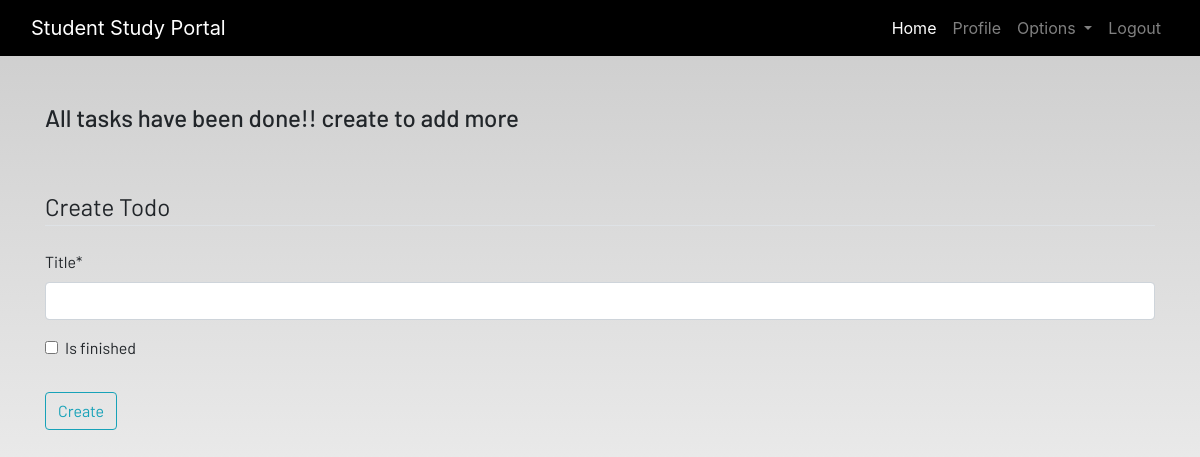
The app's page /todo/ (signed in), older data.
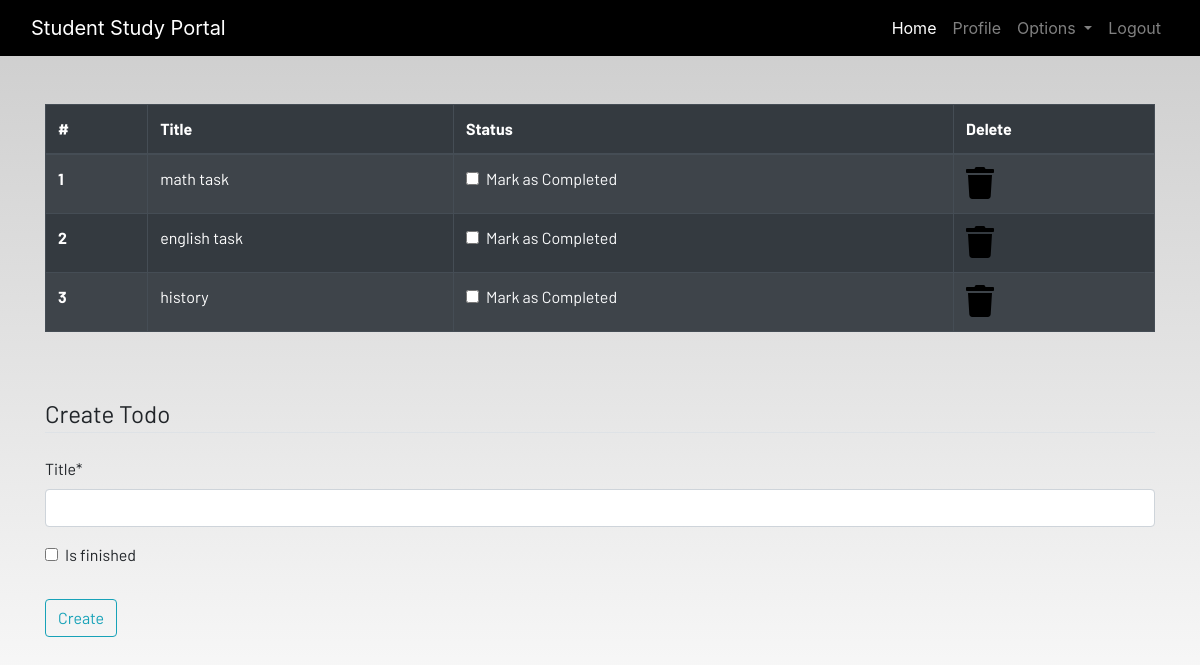
The same page, newer data.
### dashboard/models.py (models this page shows, shortened)
class ToDo(models.Model):
    user = models.ForeignKey(User,on_delete=models.CASCADE)
    title = models.CharField(max_length=50)
    is_finished = models.BooleanField(default=False)
    class Meta:
        verbose_name = "ToDO"
        verbose_name_plural = "ToDO"

### dashboard/views.py (the view)
# urls.py: path('todo/', views.todo, name='todo'),
@login_required
def todo(request):
    if request.method == 'POST':
        form = TodoForm(request.POST)
        if form.is_valid():
            try:
                finished = request.POST['is_finished']
                if finished == 'on':
                    finished = True
                else:
                    finished = False
            except:
                finished = False
            todos = ToDo(
                user = request.user,
                title = request.POST['title'],
                is_finished = finished,
            )
            todos.save()
            messages.success(request,f"Todo Added From {request.user.username}")
    else:
        form = TodoForm()
    todo = ToDo.objects.filter(user=request.user)
    if len(todo) == 0:
        todos_done = True
    else:
        todos_done = False
    context = {
        'todo':todo ,
        'form':form,
        'todos_done':todos_done,
    }
    return render(request,'dashboard/todo.html',context)

### dashboard/forms.py
class TodoForm(forms.ModelForm):
    class Meta:
        model = ToDo
        fields = ['title','is_finished']

### dashboard/templates/dashboard/todo.html (shortened to what this page needs)
{% extends 'dashboard/base.html' %}
{% load static %}
{% load crispy_forms_tags %}
{% block content %}
<div class="container">
{% if not todos_done %}
    <table class="table table-striped table-bordered table-hover table-dark">
        <thead>
            <tr>
                <th scope="col">#</th>
                <th scope="col">Title</th>
                <th scope="col">Status</th>
                <th scope="col">Delete</th>
            </tr>
        </thead>
        <tbody>
            {% for todo in todo  %}
            <tr>
                <th scope="row">{{forloop.counter}}</th>
                <td>{{todo.title}}</td>
                <td>
                    <a href="{% url 'update_todo' todo.id  %}">
                        <div class="form-check">
                            {% if todo.is_finished %}
                            <input class="form-check-input" type="checkbox" value="" checked>
                            {% else %}
                            <input class="form-check-input" type="checkbox" value="">
                            {% endif %}
                            <label class="form-check-label text-light" for="flexCheckDefault">
                                Mark as Completed
                            </label>
                        </div>
                    </a>
                </td>
                <td><a href="{% url 'delete_todo' todo.id %}"><i class="fa fa-trash fa-2x"></i></a></td>
            </tr>
            {% endfor %}
        </tbody>
    </table>
    {% else %}
    <h4>All tasks have been done!! create to add more</h4>
    {% endif %}
</div><br><br>
<div class="container">
    <form method="POST">
        <fieldset class="form-group">
            {{form|crispy}}
            <legend class="border-bottom mb-4">Create Todo</legend>
        </fieldset>
        <div class="form-group">
            <button href="" class="btn btn-outline-info" type="submit">
                Create
            </button>
        </div>
    </form>
</div>
{% endblock content %}

Row changes from the older to the newer data that the page shows:
added ToDo: title "math task"
added ToDo: title "english task"
added ToDo: title "history"
Text that changed along with them:
text no longer shown: "All tasks have been done!! create to add more"
text now shown: "# Title Status Delete"
